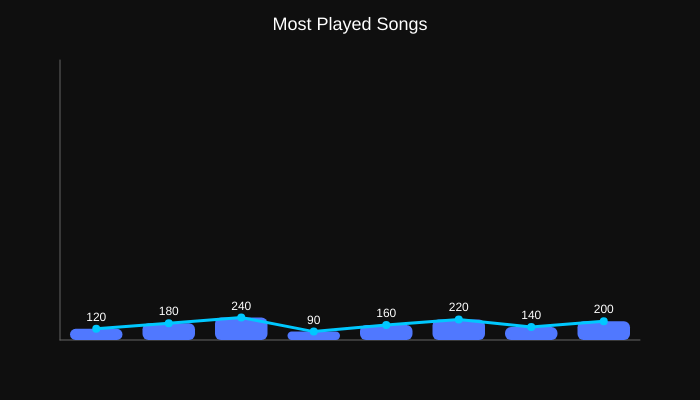
Frame 1 (no input)
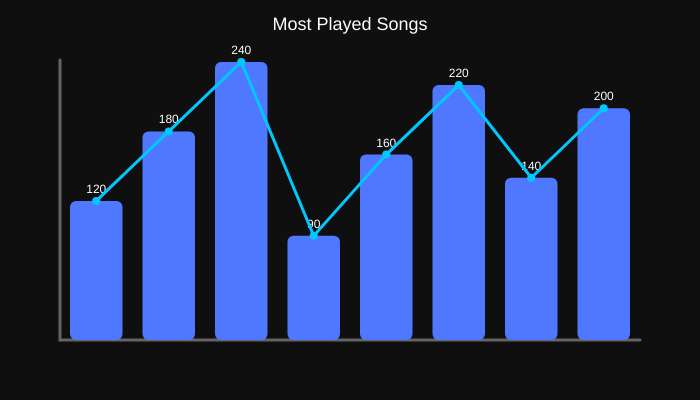
Frame 60 (no input)
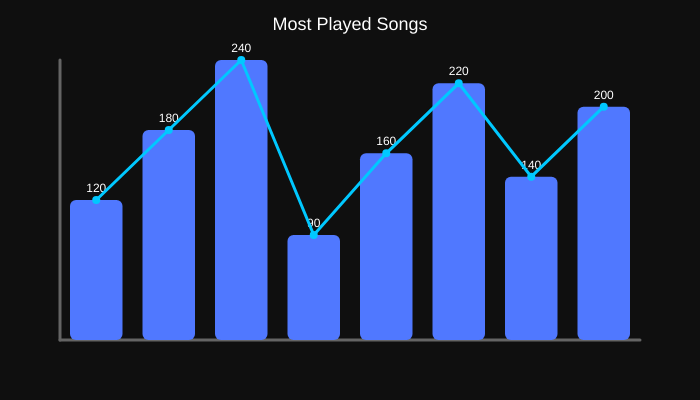
Frame 120 (the mouse pressed at the canvas centre since frame 60)

The p5.js sketch that drew these frames (run headless with seeded random() and noise() and a simulated clock; from frame 60 on, the mouse is pressed at the canvas centre):

// p5.js sketch
// ── sketch.js
let values = [120, 180, 240, 90, 160, 220, 140, 200];
let animated = [];

function setup() {
  createCanvas(700, 400);

  // start all bars at 0 for animation
  for (let i = 0; i < values.length; i++) {
    animated.push(0);
  }
}

function draw() {
  background(15);

  let margin = 60;
  let w = width - margin * 2;
  let h = height - margin * 2;

  let maxVal = max(values);
  let barWidth = w / values.length;

  // Axes
  stroke(100);
  line(margin, margin, margin, height - margin);
  line(margin, height - margin, width - margin, height - margin);

  // Bars + animation
  for (let i = 0; i < values.length; i++) {
    let target = map(values[i], 0, maxVal, 0, h);
    animated[i] = lerp(animated[i], target, 0.08);

    let x = margin + i * barWidth;
    let y = height - margin - animated[i];

    // Bar
    noStroke();
    fill(80, 120, 255);
    rect(x + 10, y, barWidth - 20, animated[i], 6);

    // Value text
    fill(255);
    textAlign(CENTER);
    textSize(12);
    text(values[i], x + barWidth / 2, y - 8);
  }

  // Line graph on top
  stroke(0, 200, 255);
  strokeWeight(3);
  noFill();
  beginShape();

  for (let i = 0; i < values.length; i++) {
    let x = margin + i * barWidth + barWidth / 2;
    let y = height - margin - animated[i];
    vertex(x, y);
  }

  endShape();

  // Dots
  fill(0, 200, 255);
  noStroke();
  for (let i = 0; i < values.length; i++) {
    let x = margin + i * barWidth + barWidth / 2;
    let y = height - margin - animated[i];
    ellipse(x, y, 8);
  }

  // Title
  fill(255);
  textSize(18);
  textAlign(CENTER);
  text("Most Played Songs", width / 2, 30);
}
